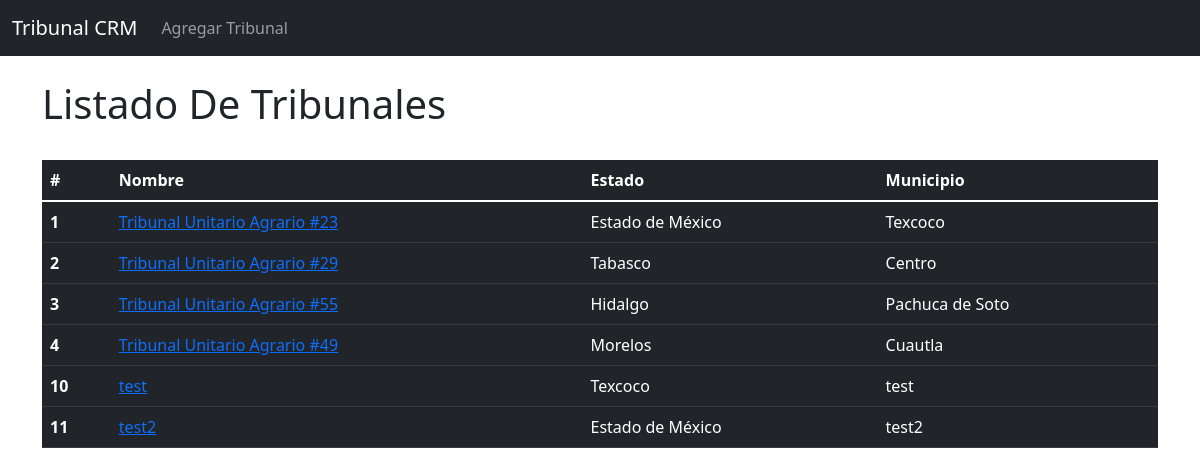
The page /tribunal/ on the database as committed earlier.
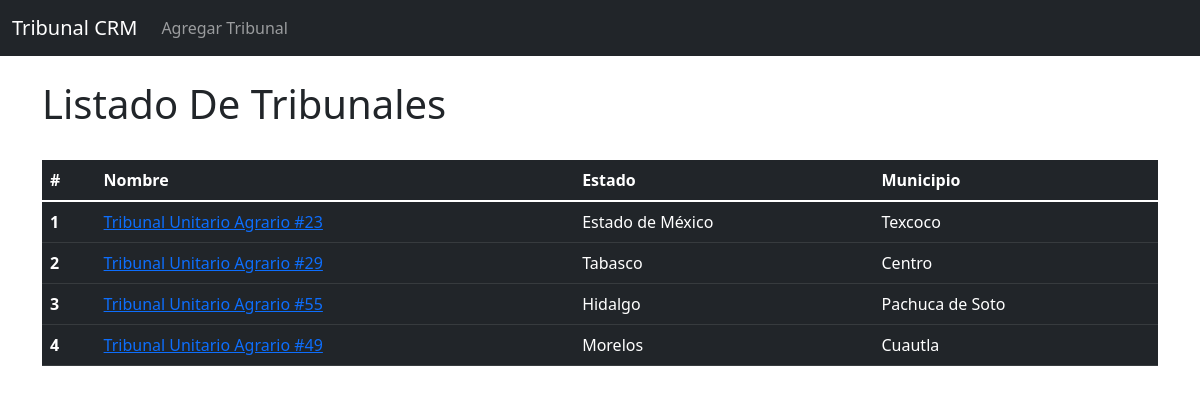
The same page on the database as committed later.
### tribunal/models.py (models this page shows, shortened)
class Tribunal (models.Model):
    ESTADO_CHOICES = (
        ("", ""),
        ("aguascalientes", "Aguascalientes"),
        ("baja_california", "Baja California"),
        ("baja_california_sur", "Baja California Sur"),
        ("campeche", "Campeche"),
        ("chiapas", "Chiapas"),
        ("chihuahua", "Chihuahua"),
        ("coahuila", "Coahuila"),
        ("colima", "Colima"),
        ("cdmx", "Ciudad de México / CDMX"),
        ("durango", "Durango"),
        ("estado_de_mexico", "Estado de México"),
        ("guanajuato", "Guanajuato"),
        ("guerrero", "Guerrero"),
        ("hidalgo", "Hidalgo"),
        ("jalisco", "Jalisco"),
        ("michoacan", "Michoacán"),
        ("morelos", "Morelos"),
        ("nayarit", "Nayarit"),
        ("nuevo_leon", "Nuevo León"),
        ("oaxaca", "Oaxaca"),
        ("puebla", "Puebla"),
        ("querétaro", "Querétaro"),
        ("quintana_roo", "Quintana Roo"),
        ("san_luis_potosi", "San Luis Potosí"),
        ("sinaloa", "Sinaloa"),
        ("sonora", "Sonora"),
        ("tabasco", "Tabasco"),
        ("tamaulipas", "Tamaulipas"),
        ("tlaxcala", "Tlaxcala"),
        ("veracruz", "Veracruz"),
        ("yucatan", "Yucatán"),
        ("zacatecas", "Zacatecas"),
        ("texcoco", "Texcoco"),
    )
    nombre = models.CharField(max_length=200)
    municipio = models.CharField(max_length=100)
    estado = models.CharField(max_length=50, choices=ESTADO_CHOICES)
    class Meta:
        db_table = 'Tribunal'
        verbose_name = "tribunal"
        verbose_name_plural = "tribunales"
    def get_absolute_url(self):
        return reverse('tribunal:detail', args=[self.id])

### tribunal/views.py (the view)
# urls.py: path('', views.TribunalListView.as_view(), name='index'),
class TribunalListView(ListView):
    queryset = Tribunal.objects.all()
    context_object_name = 'tribunales'
    template_name = 'tribunal/pages/index.html'

### tribunal/templates/tribunal/pages/index.html (shortened to what this page needs)
{% extends 'tribunal/base.html' %}
{% block content %}
<h1>Listado De Tribunales</h1>
<br>
<table class="table table-dark table-hover">
    <thead>
        <tr>
            <th scope="col">#</th>
            <th scope="col">Nombre</th>
            <th scope="col">Estado</th>
            <th scope="col">Municipio</th>
        </tr>
    </thead>
    <tbody>
        {% for tribunal in tribunales %}
        <tr>
            <th scope="row">{{tribunal.id}}</th>
            <td><a href="{{tribunal.get_absolute_url}}">{{tribunal.nombre}}</a></td>
            <td>{{tribunal.get_estado_display}}</td>
            <td>{{tribunal.municipio}}</td>
        </tr>
        {% endfor %}
    </tbody>
</table>
{% endblock content %}

### tribunal/templates/tribunal/base.html (shortened to what this page needs)
<!doctype html>
<html lang="en">
<head>
    <link href="https://cdn.jsdelivr.net/npm/bootstrap@5.1.3/dist/css/bootstrap.min.css" rel="stylesheet"
>
</head>
<body>
    {% include 'tribunal/navbar.html' %}
    <div class="container">
        <br>
        {% block content %}{% endblock content %}
    </div>
</body>
</html>

### tribunal/templates/tribunal/navbar.html (shortened to what this page needs)
<nav class="navbar navbar-expand-lg navbar-dark bg-dark">
    <div class="container-fluid">
      <a class="navbar-brand" href="#">Tribunal CRM</a>
      <div class="collapse navbar-collapse" id="navbarTogglerDemo03">
        <ul class="navbar-nav me-auto mb-2 mb-lg-0">
          <li class="nav-item">
            <a class="nav-link" href="{% url 'tribunal:new' %}">Agregar Tribunal</a>
          </li>
        </ul>
      </div>
    </div>
  </nav>

Rows that differ between the two databases and show on the page:
removed Tribunal: id "10", nombre "test", estado "Texcoco", municipio "test"
removed Tribunal: id "11", nombre "test2", estado "Estado de México", municipio "test2"
